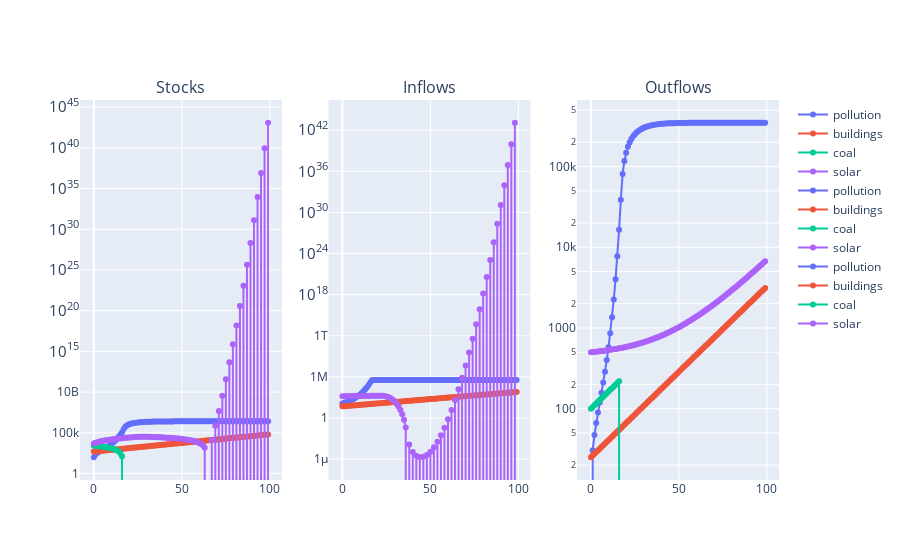

The cell this chart's notebook holds for it:
### Code cell
stocks, inflows, outflows, time = run_sim(t=100)
res = [stocks, inflows, outflows]
plot_simulation(res, log=True)
